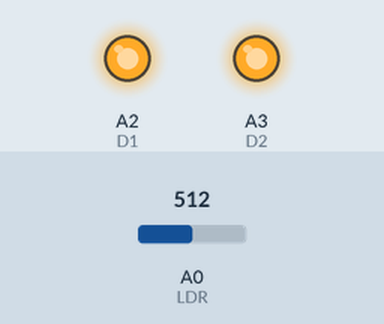
A sketch run on a simulated Arduino Uno, built with avr-gcc and run on an emulated ATmega328P. Parts: output pins drawn as LEDs (lit = HIGH). Inputs (shaded band) come from the test bench; at power-on: A0 (LDR) = 512. EEPROM starts erased; what the sketch prints to the serial monitor is not drawn.

Above: at 13.16 s.
At 14.17 s:
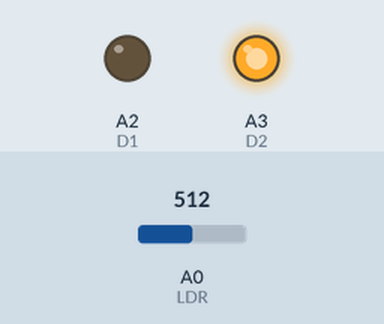
At 15.04 s:
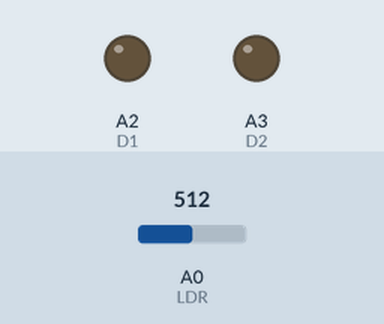
At 15.92 s:
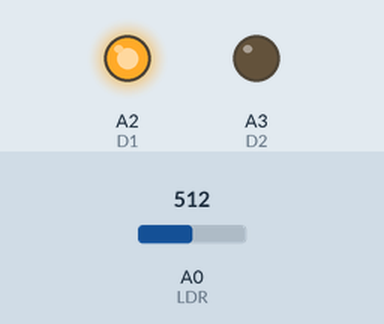
Timing chart, 0 to 16.2 s (numbered marks = the images above):
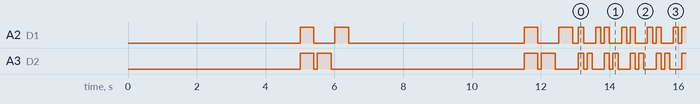

Measured:
- by itself, A2 (D1): HIGH → LOW at 5.4 s, → HIGH 0.60 s later, → LOW 0.40 s later, → HIGH 5.1 s later, … (629 changes in this stretch)
- by itself, A3 (D2): HIGH → LOW at 5.4 s, → HIGH 0.10 s later, → LOW 0.40 s later, → HIGH 5.6 s later, … (630 changes in this stretch)

The sketch:

color_calibration.ino
```cpp
#include <EEPROM.h>

#define D1 A2
#define D2 A3

#define LDR 0
#define LED 13

#define RGBWait 100
#define LDRWait 10

#define WHITE 0
#define BLACK 1
#define GREY 2

#define COUNTDOWN 5
#define AVG_READING 5

int ledPins[4][2] = {
  { HIGH, HIGH },   // Red LED
  { LOW, HIGH },    // Green LED
  { HIGH, LOW },    // Blue LED
  { LOW, LOW }      // None
};

int currentColor[3] = {0,0,0};

int balance[3][3] = {
  {0, 0, 0}, // WHITE
  {0, 0, 0}, // BLACK
  {0, 0, 0}, // GREY
};

int finalColors[5][3] = {
  {0, 0, 0}, // RED
  {0, 0, 0}, // GREEN
  {0, 0, 0}, // ORANGE
  {0, 0, 0}, // PURPLE
  {0, 0, 0}, // BLUE
};

void setup() {
  Serial.begin(9600);

  pinMode(D1, OUTPUT);
  pinMode(D2, OUTPUT);

  setBalance();

//  getColorRanges();

  writeToEEPROM();

  Serial.println("Color calibration is done!");
}

void loop() {
  for (int c = 0; c < 3; c++) {
    digitalWrite(D1, ledPins[c][0]);
    digitalWrite(D2, ledPins[c][1]);
    delay(RGBWait);

    // Get average LDR reading
    int total = 0;
    for (int i = 0; i < AVG_READING; i++) {
      int reading = analogRead(LDR);
      total += reading;
      delay(LDRWait);
    }

    currentColor[c] =  total / AVG_READING;
    currentColor[c] = ((float) (currentColor[c] - balance[BLACK][c])) / ((float) balance[GREY][c]) * 255.0;

    digitalWrite(D1, LOW);
    digitalWrite(D2, LOW);
    delay(RGBWait);
  }

  Serial.print("Current color: ");
  for (int i = 0; i < 3; i++) {
    Serial.print(currentColor[i]);
    Serial.print(" ");
  }
  Serial.println("");
}

void setBalance() {
  String title[2] = { "White" , "Black" };

  for (int c = 0; c < 2; c++) {
    // Start countdown to place color below sensor
    Serial.println("Put " + title[c] + " Sample For Calibration in: ");
    for (int i = COUNTDOWN; i > 0; i--) {
      Serial.print(i);
      Serial.print(" ");
      delay(1000);
    }
    Serial.println("");

    // Get average LDR reading for R, G & B
    Serial.print(title[c] + ": ");
    for (int i = 0; i < 3; i++) {
      digitalWrite(D1, ledPins[i][0]);
      digitalWrite(D2, ledPins[i][1]);
      delay(RGBWait);

      for (int k = 0; k < 5; k++) getAvgReading();
      balance[c][i] = getAvgReading();

      digitalWrite(D1, LOW);
      digitalWrite(D2, LOW);
      delay(RGBWait);

      Serial.print(balance[c][i]);
      Serial.print(", ");
    }
    Serial.println("\n");
  }

  Serial.print("GREY range: ");
  for (int j = 0; j < 3; j++) {
    balance[GREY][j] = balance[WHITE][j] - balance[BLACK][j];
    Serial.print(balance[GREY][j]);
    Serial.print(",");
  }
  Serial.println("\n");
}

void getColorRanges() {
  String title[5] = { "Red" , "Green" , "Orange" , "Purple" , "Blue" };
  for (int c = 0; c < 5; c++) {
    // Start countdown to place color below sensor
    Serial.println("Put " + title[c] + " Sample For Calibration in: ");
    for (int i = COUNTDOWN; i > 0; i--) {
      Serial.print(i);
      Serial.print(" ");
      delay(1000);
    }
    Serial.println("");

    // Get average LDR reading for R, G & B
    Serial.print(title[c] + ": ");
    for (int i = 0; i < 3; i++) {
      digitalWrite(D1, ledPins[i][0]);
      digitalWrite(D2, ledPins[i][1]);
      delay(RGBWait);

      getAvgReading();
      finalColors[c][i] = getAvgReading();
      finalColors[c][i] = ((float) (finalColors[c][i] - balance[BLACK][i])) / ((float) balance[GREY][i]) * 255.0;

      digitalWrite(D1, LOW);
      digitalWrite(D2, LOW);
      delay(RGBWait);

      Serial.print(finalColors[c][i]);
      Serial.print(", ");
    }
    Serial.println("\n");
  }
}

void writeToEEPROM() {
  int eeAddress = 0;

  Serial.println("Writing balance values to EEPROM...");
  for (int b = 0; b < 3; b++) {
    for (int c = 0; c < 3; c++) {
      EEPROM.put(eeAddress, balance[b][c]);
      eeAddress += sizeof(int);
    }
  }

  EEPROM.put(eeAddress, 'J');
  EEPROM.put(eeAddress + 1, 'B');
  EEPROM.put(eeAddress + 2, 'M');
}

int getAvgReading() {
  int total = 0;

  for (int i = 0; i < AVG_READING; i++) {
    int reading = analogRead(LDR);
    total += reading;
    delay(LDRWait);
  }

  return total / AVG_READING;
}
```
